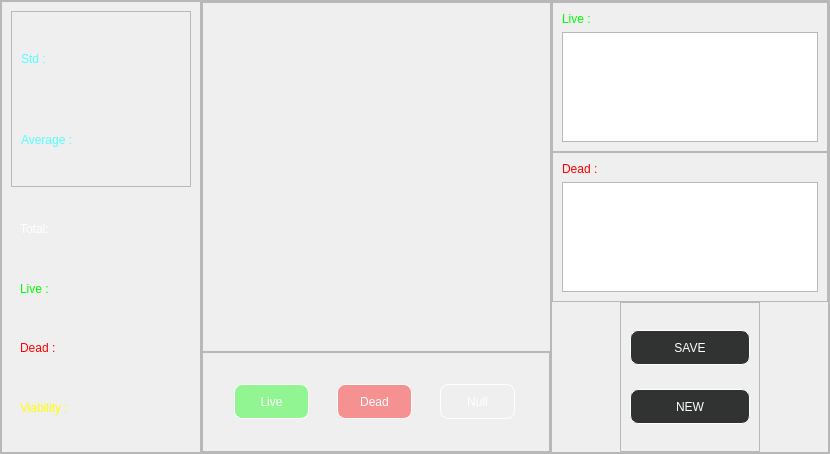
            <widget class="QWidget" name="page_2">
             <layout class="QVBoxLayout" name="verticalLayout_8">
              <property name="spacing">
               <number>0</number>
              </property>
              <property name="leftMargin">
               <number>0</number>
              </property>
              <property name="topMargin">
               <number>0</number>
              </property>
              <property name="rightMargin">
               <number>0</number>
              </property>
              <property name="bottomMargin">
               <number>0</number>
              </property>
              <item>
               <widget class="QFrame" name="frame_14">
                <property name="frameShape">
                 <enum>QFrame::StyledPanel</enum>
                </property>
                <property name="frameShadow">
                 <enum>QFrame::Raised</enum>
                </property>
                <layout class="QHBoxLayout" name="horizontalLayout_6">
                 <property name="spacing">
                  <number>0</number>
                 </property>
                 <property name="leftMargin">
                  <number>0</number>
                 </property>
                 <property name="topMargin">
                  <number>0</number>
                 </property>
                 <property name="rightMargin">
                  <number>0</number>
                 </property>
                 <property name="bottomMargin">
                  <number>0</number>
                 </property>
                 <item>
                  <widget class="QFrame" name="frame_15">
                   <property name="minimumSize">
                    <size>
                     <width>200</width>
                     <height>0</height>
                    </size>
                   </property>
                   <property name="maximumSize">
                    <size>
                     <width>200</width>
                     <height>16777215</height>
                    </size>
                   </property>
                   <property name="frameShape">
                    <enum>QFrame::StyledPanel</enum>
                   </property>
                   <property name="frameShadow">
                    <enum>QFrame::Raised</enum>
                   </property>
                   <layout class="QVBoxLayout" name="verticalLayout_10">
                    <item>
                     <widget class="QFrame" name="frame_20">
                      <property name="frameShape">
                       <enum>QFrame::StyledPanel</enum>
                      </property>
                      <property name="frameShadow">
                       <enum>QFrame::Raised</enum>
                      </property>
                      <layout class="QVBoxLayout" name="verticalLayout_14">
                       <item>
                        <widget class="QLabel" name="label_std">
                         <property name="styleSheet">
                          <string notr="true">font: 75 16pt &quot;Segoe UI&quot;;
color: rgb(85, 255, 255);</string>
                         </property>
                         <property name="text">
                          <string>Std : </string>
                         </property>
                        </widget>
                       </item>
                       <item>
                        <widget class="QLabel" name="label_average">
                         <property name="styleSheet">
                          <string notr="true">font: 75 16pt &quot;Segoe UI&quot;;
color: rgb(85, 255, 255);</string>
                         </property>
                         <property name="text">
                          <string>Average : </string>
                         </property>
                        </widget>
                       </item>
                      </layout>
                     </widget>
                    </item>
                    <item>
                     <widget class="QFrame" name="frame_21">
                      <property name="minimumSize">
                       <size>
                        <width>0</width>
                        <height>250</height>
                       </size>
                      </property>
                      <property name="frameShape">
                       <enum>QFrame::NoFrame</enum>
                      </property>
                      <property name="frameShadow">
                       <enum>QFrame::Raised</enum>
                      </property>
                      <layout class="QVBoxLayout" name="verticalLayout_13">
                       <item>
                        <widget class="QLabel" name="label_totalCell">
                         <property name="styleSheet">
                          <string notr="true">font: 75 16pt &quot;Segoe UI&quot;;
color: rgb(255, 255, 255);</string>
                         </property>
                         <property name="text">
                          <string>Total: </string>
                         </property>
                        </widget>
                       </item>
                       <item>
                        <widget class="QLabel" name="label_liveCell">
                         <property name="styleSheet">
                          <string notr="true">font: 75 16pt &quot;Segoe UI&quot;;
color: rgb(0, 255, 0);</string>
                         </property>
                         <property name="text">
                          <string>Live : </string>
                         </property>
                        </widget>
                       </item>
                       <item>
                        <widget class="QLabel" name="label_deadCell">
                         <property name="styleSheet">
                          <string notr="true">font: 75 16pt &quot;Segoe UI&quot;;
color: rgb(255, 0, 0);</string>
                         </property>
                         <property name="text">
                          <string>Dead : </string>
                         </property>
                        </widget>
                       </item>
                       <item>
                        <widget class="QLabel" name="label_viability">
                         <property name="styleSheet">
                          <string notr="true">font: 75 16pt &quot;Segoe UI&quot;;
color: rgb(255, 255, 0);</string>
                         </property>
                         <property name="text">
                          <string>Viability : </string>
                         </property>
                        </widget>
                       </item>
                      </layout>
                     </widget>
                    </item>
                   </layout>
                  </widget>
                 </item>
                 <item>
                  <widget class="QFrame" name="frame_17">
                   <property name="minimumSize">
                    <size>
                     <width>350</width>
                     <height>0</height>
                    </size>
                   </property>
                   <property name="maximumSize">
                    <size>
                     <width>350</width>
                     <height>16777215</height>
                    </size>
                   </property>
                   <property name="frameShape">
                    <enum>QFrame::StyledPanel</enum>
                   </property>
                   <property name="frameShadow">
                    <enum>QFrame::Raised</enum>
                   </property>
                   <layout class="QVBoxLayout" name="verticalLayout_9">
                    <property name="spacing">
                     <number>0</number>
                    </property>
                    <property name="leftMargin">
                     <number>0</number>
                    </property>
                    <property name="topMargin">
                     <number>0</number>
                    </property>
                    <property name="rightMargin">
                     <number>0</number>
                    </property>
                    <property name="bottomMargin">
                     <number>0</number>
                    </property>
                    <item>
                     <widget class="QFrame" name="frame_18">
                      <property name="minimumSize">
                       <size>
                        <width>350</width>
                        <height>350</height>
                       </size>
                      </property>
                      <property name="maximumSize">
                       <size>
                        <width>350</width>
                        <height>350</height>
                       </size>
                      </property>
                      <property name="frameShape">
                       <enum>QFrame::StyledPanel</enum>
                      </property>
                      <property name="frameShadow">
                       <enum>QFrame::Raised</enum>
                      </property>
                      <layout class="QHBoxLayout" name="horizontalLayout_7">
                       <property name="spacing">
                        <number>0</number>
                       </property>
                       <property name="leftMargin">
                        <number>0</number>
                       </property>
                       <property name="topMargin">
                        <number>0</number>
                       </property>
                       <property name="rightMargin">
                        <number>0</number>
                       </property>
                       <property name="bottomMargin">
                        <number>0</number>
                       </property>
                       <item>
                        <widget class="QLabel" name="pictureBox">
                         <property name="minimumSize">
                          <size>
                           <width>350</width>
                           <height>350</height>
                          </size>
                         </property>
                         <property name="maximumSize">
                          <size>
                           <width>350</width>
                           <height>350</height>
                          </size>
                         </property>
                         <property name="text">
                          <string/>
                         </property>
                        </widget>
                       </item>
                      </layout>
                     </widget>
                    </item>
                    <item>
                     <widget class="QFrame" name="frame_19">
                      <property name="frameShape">
                       <enum>QFrame::StyledPanel</enum>
                      </property>
                      <property name="frameShadow">
                       <enum>QFrame::Raised</enum>
                      </property>
                      <layout class="QHBoxLayout" name="horizontalLayout_8">
                       <item>
                        <widget class="QPushButton" name="pushButton_live">
                         <property name="minimumSize">
                          <size>
                           <width>75</width>
                           <height>35</height>
                          </size>
                         </property>
                         <property name="maximumSize">
                          <size>
                           <width>75</width>
                           <height>35</height>
                          </size>
                         </property>
                         <property name="toolTip">
                          <string>Key: A</string>
                         </property>
                         <property name="styleSheet">
                          <string notr="true">QPushButton{
background-color: rgba(0, 255, 0, 100);
border-radius:8px;
border-color: rgb(255,255, 255);
border-width : 1.2px;
border-style:inset;
color:rgb(255, 255, 255);

}
QPushButton::hover{
	background-color: rgba(255, 255, 255, 150);
}</string>
                         </property>
                         <property name="text">
                          <string>Live</string>
                         </property>
                        </widget>
                       </item>
                       <item>
                        <widget class="QPushButton" name="pushButton_dead">
                         <property name="minimumSize">
                          <size>
                           <width>75</width>
                           <height>35</height>
                          </size>
                         </property>
                         <property name="maximumSize">
                          <size>
                           <width>75</width>
                           <height>35</height>
                          </size>
                         </property>
                         <property name="toolTip">
                          <string>Key : S</string>
                         </property>
                         <property name="styleSheet">
                          <string notr="true">QPushButton{
	background-color: rgba(255, 0, 0, 100);
border-radius:8px;
border-color: rgb(255,255, 255);
border-width : 1.2px;
border-style:inset;
color:rgb(255, 255, 255);

}
QPushButton::hover{
	background-color: rgba(255, 255, 255, 150);
}</string>
                         </property>
                         <property name="text">
                          <string>Dead</string>
                         </property>
                        </widget>
                       </item>
                       <item>
                        <widget class="QPushButton" name="pushButton_null">
                         <property name="minimumSize">
                          <size>
                           <width>75</width>
                           <height>35</height>
                          </size>
                         </property>
                         <property name="maximumSize">
                          <size>
                           <width>75</width>
                           <height>35</height>
                          </size>
                         </property>
                         <property name="toolTip">
                          <string>Key : D</string>
                         </property>
                         <property name="toolTipDuration">
                          <number>-1</number>
                         </property>
                         <property name="styleSheet">
                          <string notr="true">QPushButton{

border-radius:8px;
border-color: rgb(255,255, 255);
border-width : 1.2px;
border-style:inset;
color:rgb(255, 255, 255);

}
QPushButton::hover{
	background-color: rgba(255, 255, 255, 150);
}</string>
                         </property>
                         <property name="text">
                          <string>Null</string>
                         </property>
                        </widget>
                       </item>
                      </layout>
                     </widget>
                    </item>
                   </layout>
                  </widget>
                 </item>
                 <item>
                  <widget class="QFrame" name="frame_16">
                   <property name="frameShape">
                    <enum>QFrame::StyledPanel</enum>
                   </property>
                   <property name="frameShadow">
                    <enum>QFrame::Raised</enum>
                   </property>
                   <layout class="QVBoxLayout" name="verticalLayout_11">
                    <property name="spacing">
                     <number>0</number>
                    </property>
                    <property name="leftMargin">
                     <number>0</number>
                    </property>
                    <property name="topMargin">
                     <number>0</number>
                    </property>
                    <property name="rightMargin">
                     <number>0</number>
                    </property>
                    <property name="bottomMargin">
                     <number>0</number>
                    </property>
                    <item>
                     <widget class="QFrame" name="frame_22">
                      <property name="minimumSize">
                       <size>
                        <width>0</width>
                        <height>150</height>
                       </size>
                      </property>
                      <property name="maximumSize">
                       <size>
                        <width>16777215</width>
                        <height>150</height>
                       </size>
                      </property>
                      <property name="frameShape">
                       <enum>QFrame::StyledPanel</enum>
                      </property>
                      <property name="frameShadow">
                       <enum>QFrame::Raised</enum>
                      </property>
                      <layout class="QVBoxLayout" name="verticalLayout_16">
                       <item>
                        <widget class="QLabel" name="label_liveCell_2">
                         <property name="styleSheet">
                          <string notr="true">font: 75 16pt &quot;Segoe UI&quot;;
color: rgb(0, 255, 0);</string>
                         </property>
                         <property name="text">
                          <string>Live : </string>
                         </property>
                        </widget>
                       </item>
                       <item>
                        <widget class="QListWidget" name="listWidget_Live">
                         <property name="styleSheet">
                          <string notr="true">QListWidget{
	color: rgb(255, 255, 255);
}
 QScrollBar:vertical
 {
	background-color: rgb(49, 51, 50);

     width: 15px;

     margin: 15px 3px 15px 3px;

     border: 1px transparent #2A2929;

     border-radius: 4px;

 }



 QScrollBar::handle:vertical

 {

     background-color: white;         /* #605F5F; */

     min-height: 5px;

     border-radius: 4px;

 }



 QScrollBar::sub-line:vertical

 {

     margin: 3px 0px 3px 0px;

     border-image: url(:/qss_icons/rc/up_arrow_disabled.png);

     height: 10px;

     width: 10px;

     subcontrol-position: top;

     subcontrol-origin: margin;

 }



 QScrollBar::add-line:vertical

 {

     margin: 3px 0px 3px 0px;

     border-image: url(:/qss_icons/rc/down_arrow_disabled.png);

     height: 10px;

     width: 10px;

     subcontrol-position: bottom;

     subcontrol-origin: margin;

 }



 QScrollBar::sub-line:vertical:hover,QScrollBar::sub-line:vertical:on

 {



     border-image: url(:/qss_icons/rc/up_arrow.png);

     height: 10px;

     width: 10px;

     subcontrol-position: top;

     subcontrol-origin: margin;

 }





 QScrollBar::add-line:vertical:hover, QScrollBar::add-line:vertical:on

 {

     border-image: url(:/qss_icons/rc/down_arrow.png);

     height: 10px;

     width: 10px;

     subcontrol-position: bottom;

     subcontrol-origin: margin;

 }



 QScrollBar::up-arrow:vertical, QScrollBar::down-arrow:vertical

 {

     background: none;

 }





 QScrollBar::add-page:vertical, QScrollBar::sub-page:vertical

 {

     background: none;

 }</string>
                         </property>
                        </widget>
                       </item>
                      </layout>
                     </widget>
                    </item>
                    <item>
                     <widget class="QFrame" name="frame_23">
                      <property name="minimumSize">
                       <size>
                        <width>0</width>
                        <height>150</height>
                       </size>
                      </property>
                      <property name="maximumSize">
                       <size>
                        <width>16777215</width>
                        <height>150</height>
                       </size>
                      </property>
                      <property name="frameShape">
                       <enum>QFrame::StyledPanel</enum>
                      </property>
                      <property name="frameShadow">
                       <enum>QFrame::Raised</enum>
                      </property>
                      <layout class="QVBoxLayout" name="verticalLayout_17">
                       <item>
                        <widget class="QLabel" name="label_deadCell_2">
                         <property name="styleSheet">
                          <string notr="true">font: 75 16pt &quot;Segoe UI&quot;;
color: rgb(255, 0, 0);</string>
                         </property>
                         <property name="text">
                          <string>Dead : </string>
                         </property>
                        </widget>
                       </item>
                       <item>
                        <widget class="QListWidget" name="listWidget_dead">
                         <property name="styleSheet">
                          <string notr="true">QListWidget{
	color: rgb(255, 255, 255);
}
 QScrollBar:vertical
 {
	background-color: rgb(49, 51, 50);

     width: 15px;

     margin: 15px 3px 15px 3px;

     border: 1px transparent #2A2929;

     border-radius: 4px;

 }



 QScrollBar::handle:vertical

 {

     background-color: white;         /* #605F5F; */

     min-height: 5px;

     border-radius: 4px;

 }



 QScrollBar::sub-line:vertical

 {

     margin: 3px 0px 3px 0px;

     border-image: url(:/qss_icons/rc/up_arrow_disabled.png);

     height: 10px;

     width: 10px;

     subcontrol-position: top;

     subcontrol-origin: margin;

 }



 QScrollBar::add-line:vertical

 {

     margin: 3px 0px 3px 0px;

     border-image: url(:/qss_icons/rc/down_arrow_disabled.png);

     height: 10px;

     width: 10px;

     subcontrol-position: bottom;

     subcontrol-origin: margin;

 }



 QScrollBar::sub-line:vertical:hover,QScrollBar::sub-line:vertical:on

 {



     border-image: url(:/qss_icons/rc/up_arrow.png);

     height: 10px;

     width: 10px;

     subcontrol-position: top;

     subcontrol-origin: margin;

 }





 QScrollBar::add-line:vertical:hover, QScrollBar::add-line:vertical:on

 {

     border-image: url(:/qss_icons/rc/down_arrow.png);

     height: 10px;

     width: 10px;

     subcontrol-position: bottom;

     subcontrol-origin: margin;

 }



 QScrollBar::up-arrow:vertical, QScrollBar::down-arrow:vertical

 {

     background: none;

 }





 QScrollBar::add-page:vertical, QScrollBar::sub-page:vertical

 {

     background: none;

 }</string>
                         </property>
                         <property name="frameShape">
                          <enum>QFrame::StyledPanel</enum>
                         </property>
                        </widget>
                       </item>
                      </layout>
                     </widget>
                    </item>
                    <item alignment="Qt::AlignHCenter">
                     <widget class="QFrame" name="frame_24">
                      <property name="minimumSize">
                       <size>
                        <width>0</width>
                        <height>150</height>
                       </size>
                      </property>
                      <property name="maximumSize">
                       <size>
                        <width>16777215</width>
                        <height>150</height>
                       </size>
                      </property>
                      <property name="frameShape">
                       <enum>QFrame::StyledPanel</enum>
                      </property>
                      <property name="frameShadow">
                       <enum>QFrame::Raised</enum>
                      </property>
                      <layout class="QVBoxLayout" name="verticalLayout_12">
                       <item>
                        <widget class="QPushButton" name="pushButton_save">
                         <property name="minimumSize">
                          <size>
                           <width>120</width>
                           <height>35</height>
                          </size>
                         </property>
                         <property name="maximumSize">
                          <size>
                           <width>120</width>
                           <height>35</height>
                          </size>
                         </property>
                         <property name="styleSheet">
                          <string notr="true">QPushButton{
background-color: rgb(49, 51, 50);
border-radius:8px;
border-color: rgb(255,255, 255);
border-width : 1.2px;
border-style:inset;
color:rgb(255, 255, 255);

}
QPushButton::hover{
	background-color: rgba(255, 255, 255, 150);
}</string>
                         </property>
                         <property name="text">
                          <string>SAVE</string>
                         </property>
                        </widget>
                       </item>
                       <item>
                        <widget class="QPushButton" name="pushButton_new">
                         <property name="minimumSize">
                          <size>
                           <width>120</width>
                           <height>35</height>
                          </size>
                         </property>
                         <property name="maximumSize">
                          <size>
                           <width>120</width>
                           <height>35</height>
                          </size>
                         </property>
                         <property name="styleSheet">
                          <string notr="true">QPushButton{
background-color: rgb(49, 51, 50);
border-radius:8px;
border-color: rgb(255,255, 255);
border-width : 1.2px;
border-style:inset;
color:rgb(255, 255, 255);

}
QPushButton::hover{
	background-color: rgba(255, 255, 255, 150);
}</string>
                         </property>
                         <property name="text">
                          <string>NEW</string>
                         </property>
                        </widget>
                       </item>
                      </layout>
                     </widget>
                    </item>
                   </layout>
                  </widget>
                 </item>
                </layout>
               </widget>
              </item>
             </layout>
            </widget>
